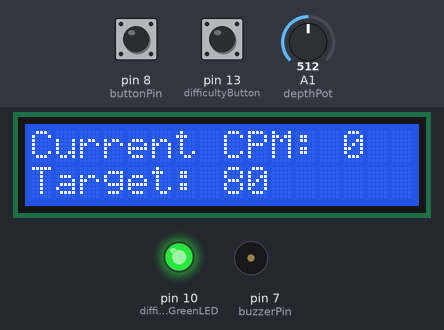
A sketch run on a simulated Arduino Uno, built with avr-gcc and run on an emulated ATmega328P. Shown: 16×2 character LCD, output pins drawn as LEDs (lit = HIGH), buzzer (waves = sounding). The test bench sets the inputs (shaded band); at power-on: A1 (depthPot) = 512, pin 13 (difficultyButton) HIGH, pin 8 (buttonPin) HIGH. What the sketch prints to the serial monitor is not drawn.

Above: at 2.2 s.
2.3 s: A1 (depthPot) set to 426
5.3 s: A1 (depthPot) set to 401
At 5.9 s:
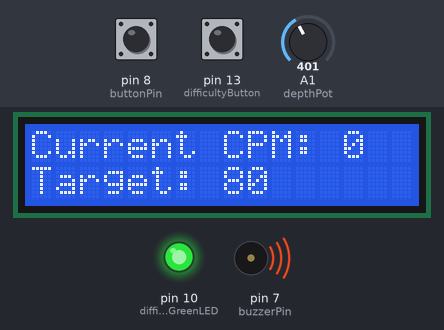
8.3 s: A1 (depthPot) set to 460
At 9.1 s:
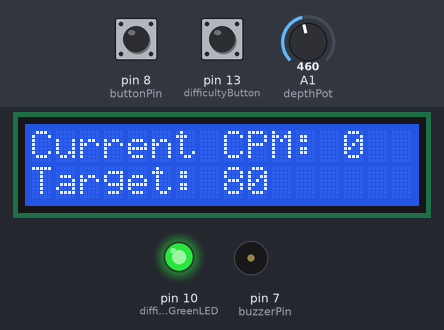
11.3 s: pin 13 (difficultyButton) pulled LOW for 0.15 s
At 11.7 s:
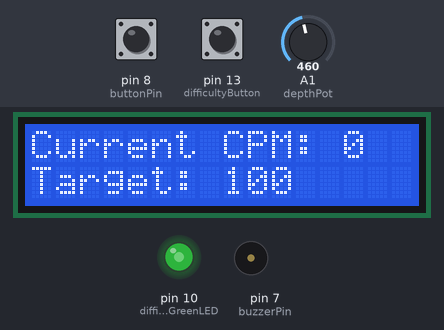
14.4 s: pin 8 (buttonPin) pulled LOW for 0.15 s
At 17.0 s:
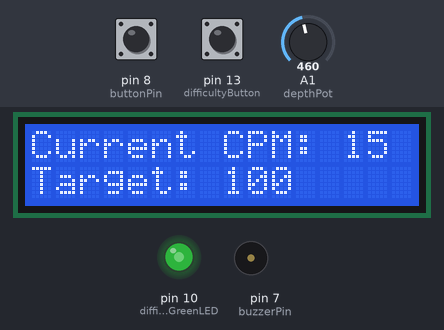
17.5 s: A1 (depthPot) set to 390
At 18.1 s:
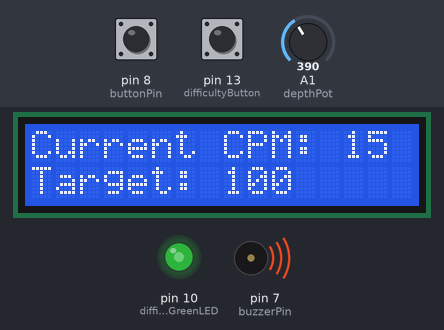
Timing chart, 0 to 20.5 s (numbered marks = the images above; inputs shaded):
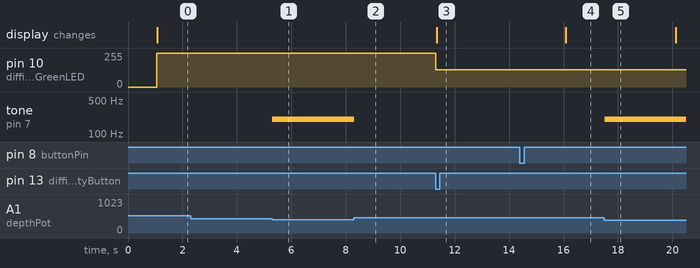

Measured:
- the behaviour switches between 410 and 409 on A1 (depthPot) (found by bisection; images 0 and 1)
- after the input at 5.3 s, tone on pin 7 (buzzerPin): silent → 200 Hz at once
- after the input at 8.3 s, tone on pin 7 (buzzerPin): 200 Hz → silent at once
- after the input at 11.3 s, pin 10 (difficultyGreenLED): 255/255 → 128/255 at once; the display: changes at once (image 3)
- after the input at 14.4 s, the display: changes after 1.7 s (image 4)
- after the input at 17.5 s, tone on pin 7 (buzzerPin): silent → 200 Hz at once

The sketch:

ChestCompressionMonitor.ino
```cpp
#include <LiquidCrystal.h>
#include <math.h> //to use round function

//assigning pin variables
const int buttonPin = 8; //compression button
const int whiteLED = 9; //white led for correct rate
const int redLED = 6; //red led for incorrect rate
const int difficultyGreenLED = 10; //green LED for difficulty level
const int difficultyButton = 13; //button to cycle difficulty level
const int depthPot = A1; //potentiometer for depth simulator
const int buzzerPin = 7; //depth feedback buzzer

//miscellaneous variables (counters, button states, etc.)
int buttonState = HIGH; //current state of button
int lastButtonState = HIGH; //previous state of button
int buttonPressCount = 0; //counter for button presses
int difficulty = 0; //difficulty level 0, 1, 2
int lastDifficultyButtonState = LOW; //state for difficulty button
int targetCPM = 80;
int minDepth = 400; //4cm simulated
int maxDepth = 500; //5cm simulated
float pressesPerMinute = 0; //variable for cpm
int depth = 0; //depth (will be read from potentiometer)

//time variables
unsigned long lastDebounceTime = 0; //the last time the button state changed
const unsigned long debounceDelay = 50; //debounce time in milliseconds
unsigned long startTime = 0; //start time for measuring presses
unsigned long updateInterval = 4000; //cpm is updated every 4 seconds / 4000 ms (to have a stable cpm w/o constant fluctuation)

//intialize LCD (RS, Enable, D4, D5, D6, D7)
LiquidCrystal lcd(12, 11, 5, 4, 3, 2);

void setup() {
  pinMode(buttonPin, INPUT_PULLUP); //setting button pin to input
  Serial.begin(9600); //start serial communication at 9600 baud
  startTime = millis(); //initialize start time

  lcd.begin(16, 2); //start lcd with 16 columns and 2 rows (LCD1602)
  lcd.print("CPR Monitor"); //display this string on the lcd
  delay(1000); //wait one second
  difficulty = 0; //start with 0 difficulty (easiest)
}

void loop() {
  //difficulty button (done)
  int difficultyButtonState = digitalRead(difficultyButton);
  if(difficultyButtonState == LOW && lastDifficultyButtonState == HIGH && (millis() - lastDebounceTime) > debounceDelay){ //if the button is pressed, uses debounce time to minimize duplicate presses
    if(difficulty != 2){ //if difficulty is not 2
      difficulty++; //increase by 1
    }else{ //otherwise, loop back over to 0
      difficulty = 0;
    }
    lastDebounceTime = millis();  //reset debounce timer
  }
  setLEDBrightness(difficulty); //update LED brightness
  lastDifficultyButtonState = difficultyButtonState;
  switch(difficulty){//switch case block which is cleaner code than a bunch of if else statements
    case 0: //if difficulty == 0
      targetCPM = 80;
      minDepth = 400; maxDepth = 500; // 4-5 cm
      break;
    case 1: //if difficulty == 1
      targetCPM = 100;
      minDepth = 450; maxDepth = 500; // 4.5-5 cm
      break;
    case 2: //if difficulty == 2
      targetCPM = 120;
      minDepth = 475; maxDepth = 525; // 4.75-5.25 cm
      break;
  }


  //cpm calculation (done)
  int reading = digitalRead(buttonPin);
  //check if the button state has changed
  if(reading != lastButtonState){
    lastDebounceTime = millis(); //reset the debounce timer, same debouncing logic as above
  }
  if((millis() - lastDebounceTime) > debounceDelay){
    if(reading != buttonState){
      buttonState = reading;
      if(buttonState == LOW){ //if button is pressed (checked if press is valid via debounce logic)
        buttonPressCount++; //increment press count
        Serial.print("Button press count: "); //print to serial monitor for debugging
        Serial.println(buttonPressCount);
        delay(100); //small delay to avoid glitches
      }
    }
  }
  if(millis() - startTime >= updateInterval){ //runs this block every four seconds or whatever updateInterval is set to
    pressesPerMinute = (buttonPressCount * 60000.0) / (millis() - startTime); //multiplies presses by 60,000 ms then divides it by the time elapsed since the last calculation
    Serial.print("Button presses per minute: "); //prints to serial for debugging
    Serial.println(pressesPerMinute);
    Serial.print("Depth: ");
    Serial.println(depth);

    //resets start time for the next updateInterval
    startTime = millis();
    buttonPressCount = 0;
  }


  //lcd displaying (done)
  lcd.setCursor(0, 0);
  lcd.print("                "); //clears the row
  lcd.setCursor(0, 0);
  lcd.print("Current CPM: "); //displays cpm calculated above
  lcd.print(int(round(pressesPerMinute)));

  lcd.setCursor(0, 1);
  lcd.print("                "); //clears the row
  lcd.setCursor(0, 1);
  lcd.print("Target: "); //displays targetCPM which depends on difficulty
  lcd.print(targetCPM);

  lastButtonState = reading; //updates the last button state, part of debounce logic


  //rate feedback (done)
  if(pressesPerMinute > (targetCPM - 15) && pressesPerMinute < (targetCPM + 15)){ //if the rate is within the target +- 15
    digitalWrite(whiteLED, HIGH); //turn on white LED and red off (good)
    digitalWrite(redLED, LOW);
  }else{
    digitalWrite(redLED, HIGH); //turn on red LED and white off (bad)
    digitalWrite(whiteLED, LOW);
  }


  //depth feedback (done)
  depth = map(analogRead(depthPot), 0, 1023, 0, 1000); //reads the potentiometer value and maps the value between 0-1000
  //Serial.println(depth);
  if(depth < 400){ //if the depth is below the minimum threshold
    //too shallow: low tone on buzzer
    tone(buzzerPin, 200);
    Serial.println("Shallow");
  }else if(depth > maxDepth){
    //too deep: high tone on buzzer
    tone(buzzerPin, 400);
    //Serial.println("High depth"); - for debugging
  }else{
    noTone(buzzerPin);
    //Serial.println("Good depth"); - for debugging
  }
}

void setLEDBrightness(int level) {//function to set brightness based on difficulty
  switch(level){ //another switch-case block
    case 0: //difficulty 0
      analogWrite(difficultyGreenLED, 255); // Full brightness
      break;
    case 1: //difficulty 1
      analogWrite(difficultyGreenLED, 128); // Half brightness
      break;
    case 2: //difficulty 2
      analogWrite(difficultyGreenLED, 64);  // Quarter brightness
      break;
  }
}
```
